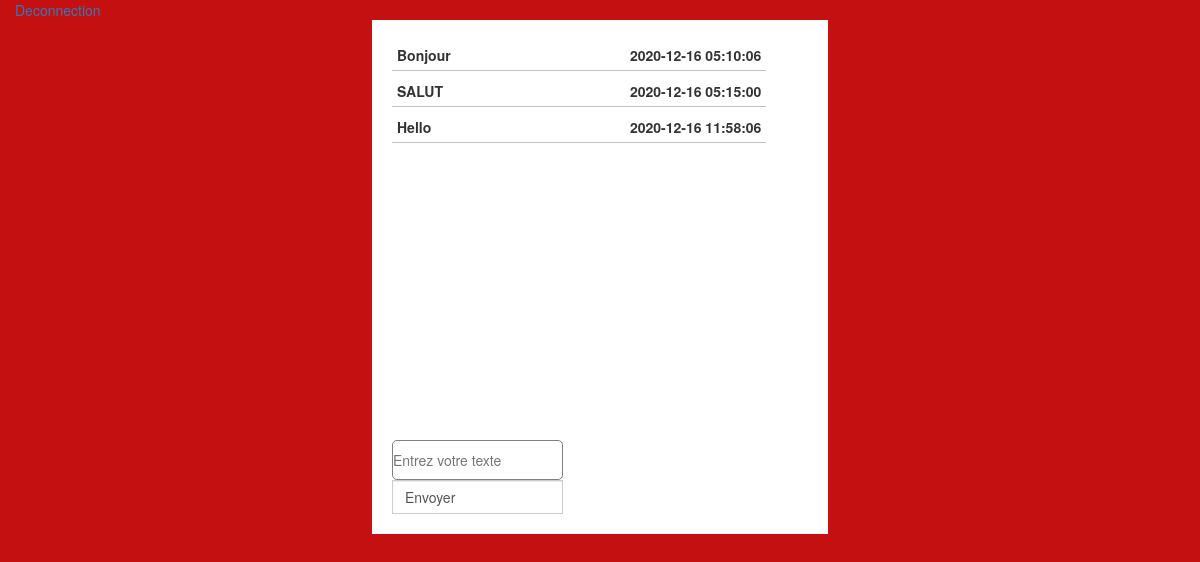
/ (signed in), run on an earlier commit of the app's database.
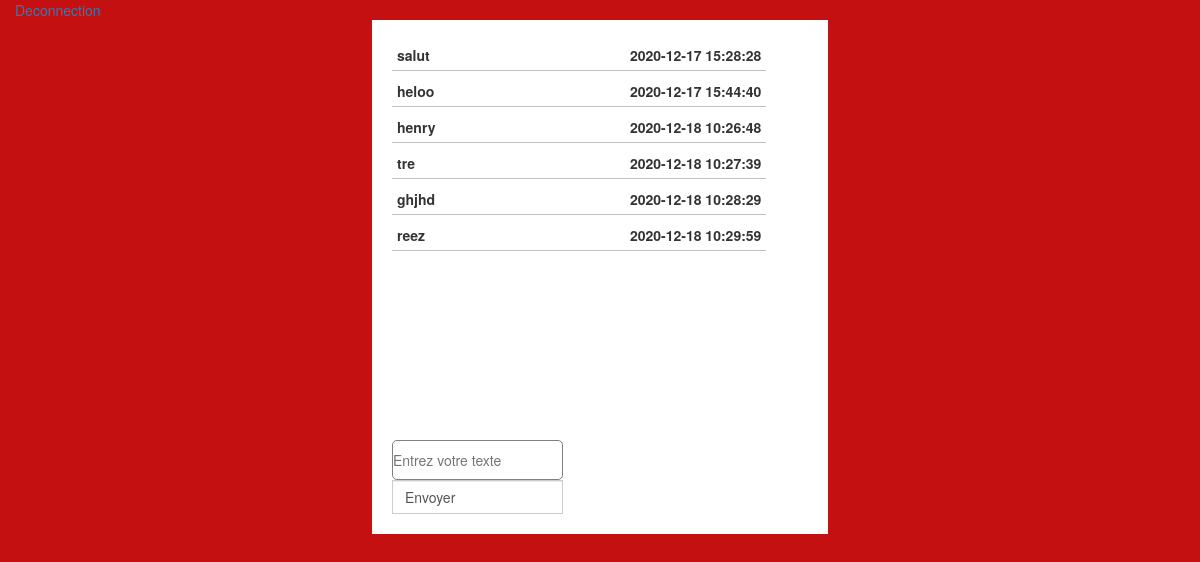
And on a later commit of the database.
### tables this page shows
CREATE TABLE IF NOT EXISTS `donne` (
  `Id` int(11) NOT NULL AUTO_INCREMENT,
  `msg` varchar(255) NOT NULL,
  `date` datetime NOT NULL DEFAULT CURRENT_TIMESTAMP,
  PRIMARY KEY (`Id`)
);

### controllers/controller.php (called while the page is built)
<?php
require('Models/model.php');
function homeView(){
    $msg = new messages();
    $result = $msg->message();
 require('views/message.php');
}

### public/connect.php (called while the page is built)
<?php
class Databases
{
    public function connect()
    {
        try
        {
            $db = new PDO('mysql:host=localhost;dbname=authentification;port=3308;charset=utf8', 'root', '');
            return $db;
        }
        catch(Exception $e)
        {
            die('Erreur : '.$e->getMessage());
        }
    }
}

### Models/model.php (called while the page is built)
<?php
require('public/connect.php');
class messages extends Databases{
public function message(){
  $result =$this->connect()->prepare("SELECT msg,date FROM donne ORDER BY Id");
  $result->execute();
    $result = $result->fetchALL(PDO::FETCH_ASSOC);
    return $result;
}
}
?>

### views/message.php (the view, shortened to what this page needs)
<!DOCTYPE html>
<html lang="fr">
<head>
    <link href="http://netdna.bootstrapcdn.com/bootstrap/3.3.6/css/bootstrap.min.css" rel="stylesheet">
    <link rel="stylesheet" href="CSS/index.css" media="all" />
</head>
<body>
<div class="container">
            <div class="row">
            <div class="input-group-append">
                <span class="input-group-text"><a href="deconnexion.php">Deconnection</a></span>
            </div>
            </div>
    <div id="container">
        <div id="chat_box">
        <?php foreach($result as $re ) {  ?>
            <div id="chat_data">
                 <span  ><?php echo $re['msg']; ?></span>
                 <span style="float:right;margin-right:-50"><?php echo $re['date']; ?></span>
                </div>
              <?php } ?>
        </div>
        <form method="POST">
                <div class="input-group">
                <input type="text" class="input-group-text"  name="message" id="texte" placeholder="Entrez votre texte">
                    <div class="input-group-append">
                        <span class="form-control" id="valid">Envoyer</span>
                    </div>
                </div>
                </form>
            </div>
    </div>
</body>
</html>

### index.php (shortened to what this page needs)
<?php
require('controllers/controller.php');
if(isset($_SESSION['User'])){
echo homeView();
}
else {
    header('location:login.php');
}
?>

### CSS/index.css (style rules this page uses)
* { padding: 0; margin: 0; border: 0; }
body { background: rgb(196, 16, 16); }
#container { width: 40%; background: white; margin: 0 auto; padding: 20px; }
#chat_box { width: 90%; height: 400px; }
#chat_data { width: 100%; padding: 5px; margin-bottom: 5px; border-bottom: 1px solid silver; font-weight: bold; }
input[type="text"] { width: 100%; height: 40px; border: 1px solid grey; border-radius: 5px; }

What changed in the data, as far as the page shows it:
removed donne: msg "Bonjour", date "2020-12-16 05:10:06"
removed donne: msg "SALUT", date "2020-12-16 05:15:00"
removed donne: msg "Hello", date "2020-12-16 11:58:06"
added donne: msg "salut", date "2020-12-17 15:28:28"
added donne: msg "heloo", date "2020-12-17 15:44:40"
added donne: msg "henry", date "2020-12-18 10:26:48"
added donne: msg "tre", date "2020-12-18 10:27:39"
added donne: msg "ghjhd", date "2020-12-18 10:28:29"
added donne: msg "reez", date "2020-12-18 10:29:59"
